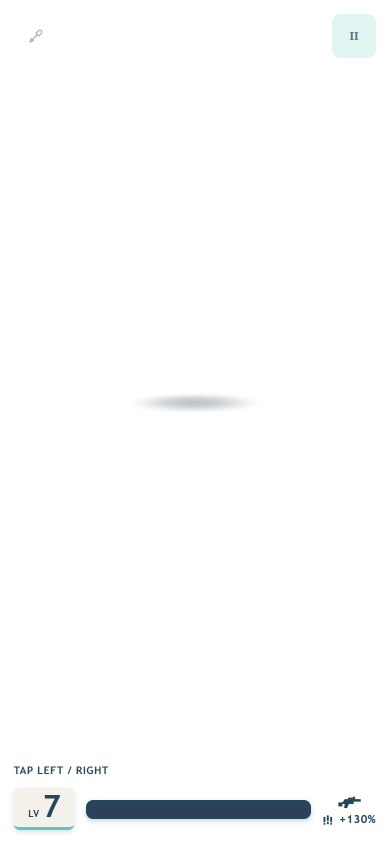
#> input picture artifacts/structured-toy-r4/characters-boss-guard.png, 780 x 1688 px, given in place of baseline-opening.png, which was not available (shown at 1/2 size)
$ python review.py
#> lines starting #> are read from the running program, lines starting #| are printed output that depends on the picture; pictures that were not available may be replaced by others from this repository, and a replacement may not be noted
"""QA-only contact sheets and measurements from actual Three.js renderer frames."""
from pathlib import Path
import json
from PIL import Image, ImageDraw, ImageChops

ROOT = Path(__file__).resolve().parent

def panel(source, label, width=390, crop=None):
#> called with source = 'baseline-opening.png', label = 'R3 baseline', width = 390
    image = Image.open(ROOT / source).convert('RGB')
#> image is the input picture: PIL image 780x1688 RGB; mean R, G, B 251.2, 251.8, 252
    if crop: image = image.crop(crop)
    image = image.resize((width, round(image.height * width / image.width)))
#> image: PIL image 390x844 RGB
    result = Image.new('RGB', (width, image.height + 36), '#eef0e8')
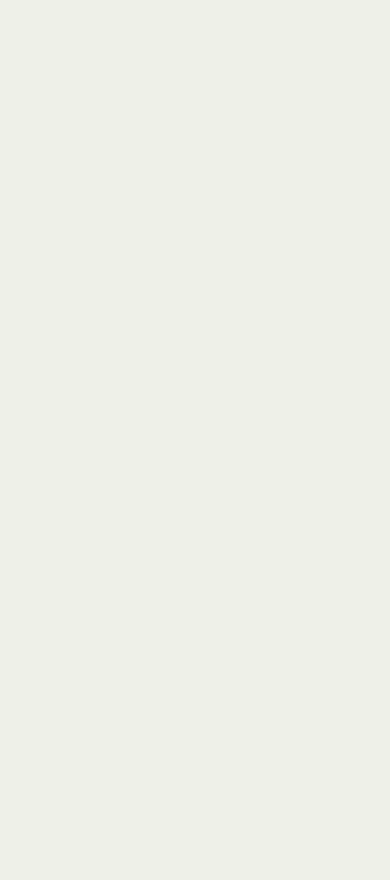
#> result: PIL image 390x880 RGB; mean R, G, B 238, 240, 232
    result.paste(image, (0, 36))
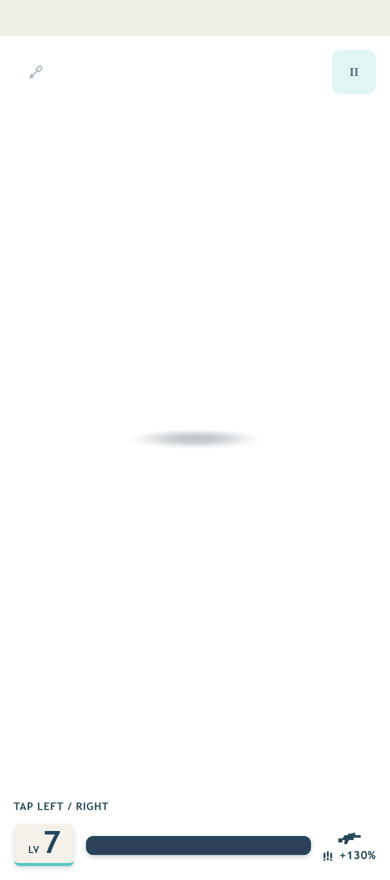
#> result: PIL image 390x880 RGB; mean R, G, B 250.6, 251.3, 251.2
    ImageDraw.Draw(result).text((10, 11), label, fill='#294735')
    return result

def sheet(name, entries, width=390, crop=None):
    panels = [panel(source, label, width, crop) for source, label in entries]
#> call 2 of panel, with source = 'final-opening.png', label = 'R4', width = 390
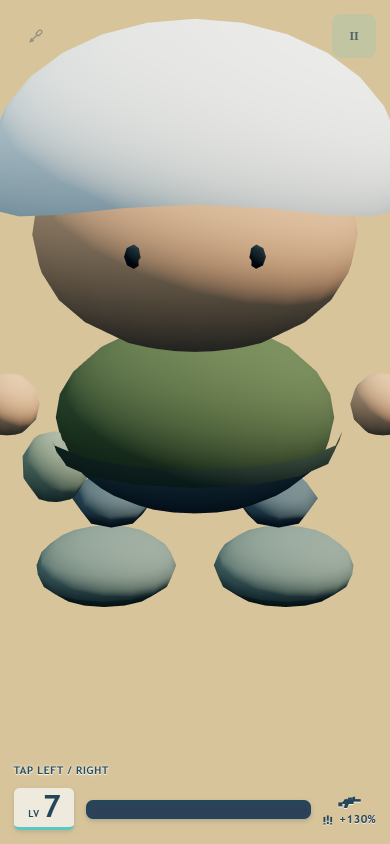
#> input picture artifacts/structured-toy-r4/characters-grunt-equipment.png, 780 x 1688 px, given in place of final-opening.png, which was not available (shown at 1/2 size)
#> in panel, image is the input picture: PIL image 780x1688 RGB; mean R, G, B 176.5, 169.6, 144.2
#> in panel (call 2), `image = image.resize((width, round(image.height * width / image.width)))`:
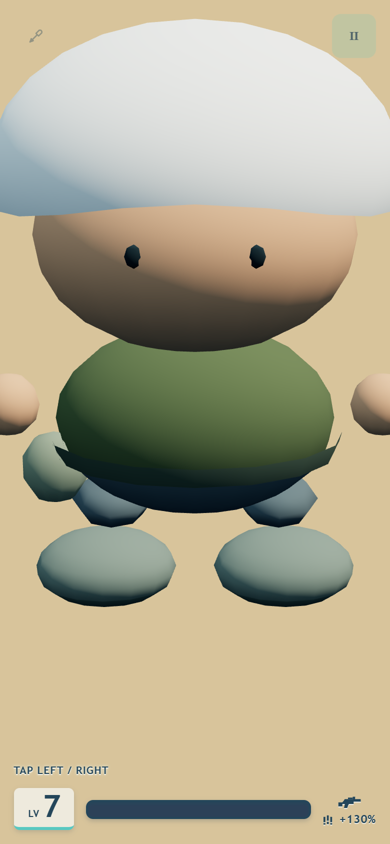
#> image: PIL image 390x844 RGB; mean R, G, B 176.6, 169.7, 144.2
#> in panel (call 2), `result.paste(image, (0, 36))`:
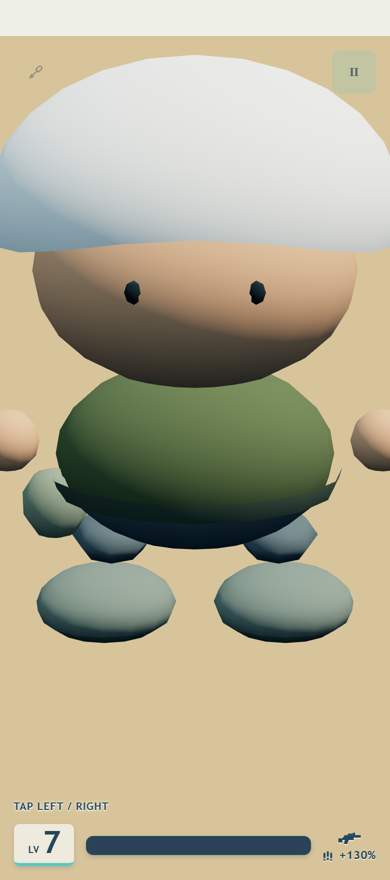
#> result: PIL image 390x880 RGB; mean R, G, B 179.1, 172.6, 147.8
#> panels = 2 items
    image = Image.new('RGB', (sum(p.width for p in panels), max(p.height for p in panels)), '#eef0e8')
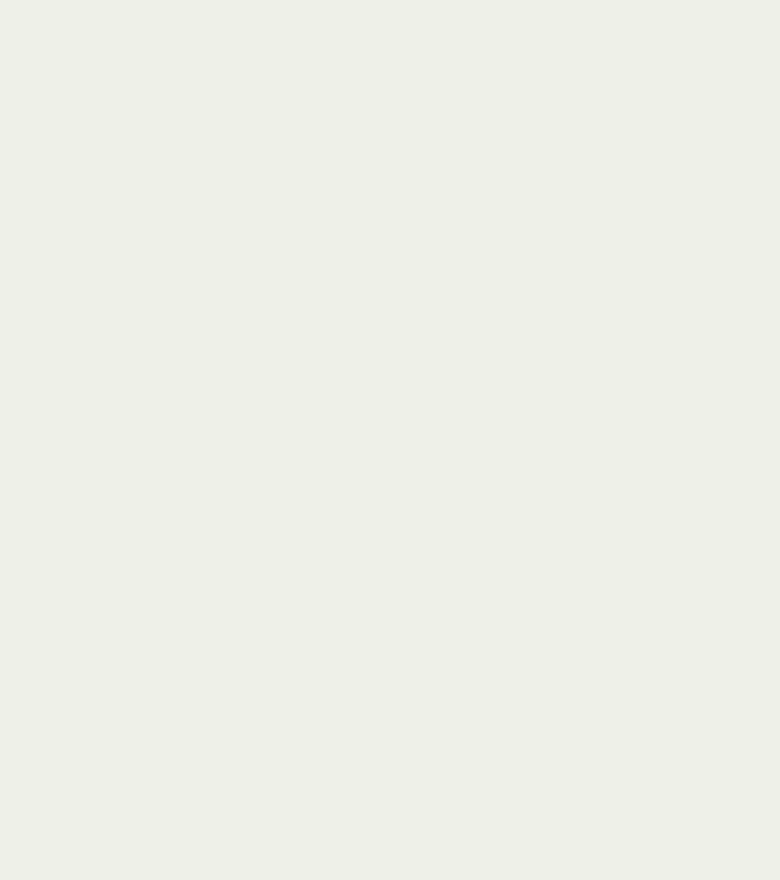
#> image: PIL image 780x880 RGB; mean R, G, B 238, 240, 232
    x = 0
    for p in panels: image.paste(p, (x, 0)); x += p.width
#> this loop made 2 passes
#> x on passes 1 to 2: 390, 780
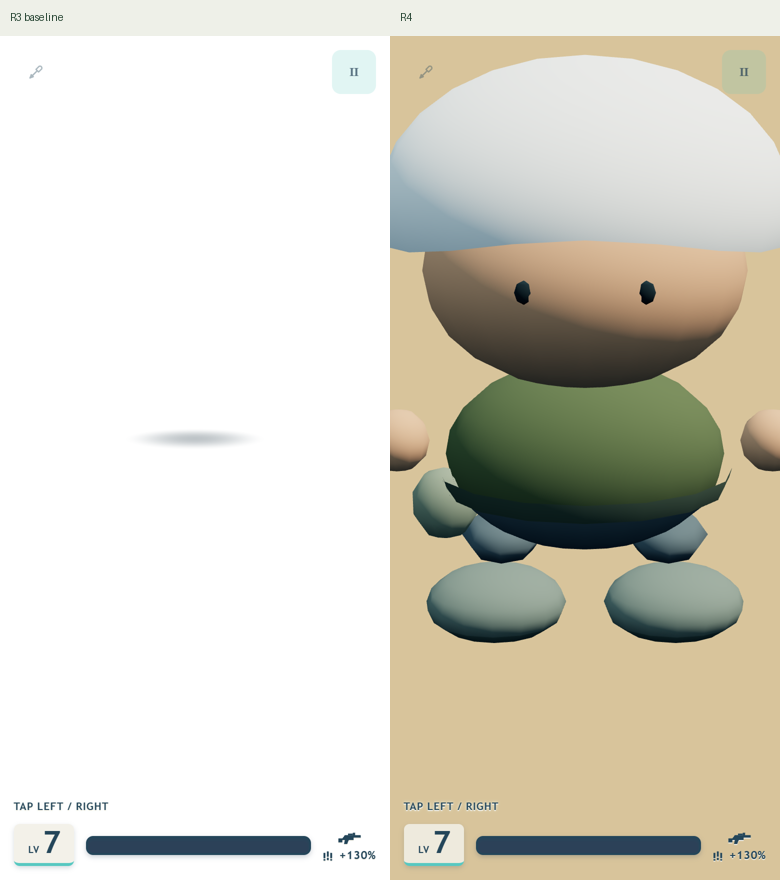
#> image: PIL image 780x880 RGB; mean R, G, B 214.8, 211.9, 199.5
#> after the loop, x = 780
    image.save(ROOT / name)

for key, name in [('opening', 'portrait-before-after.png'), ('empty', 'foreground-before-after.png')]:
#> (the run stopped early here; a loop or call above may not have finished)
